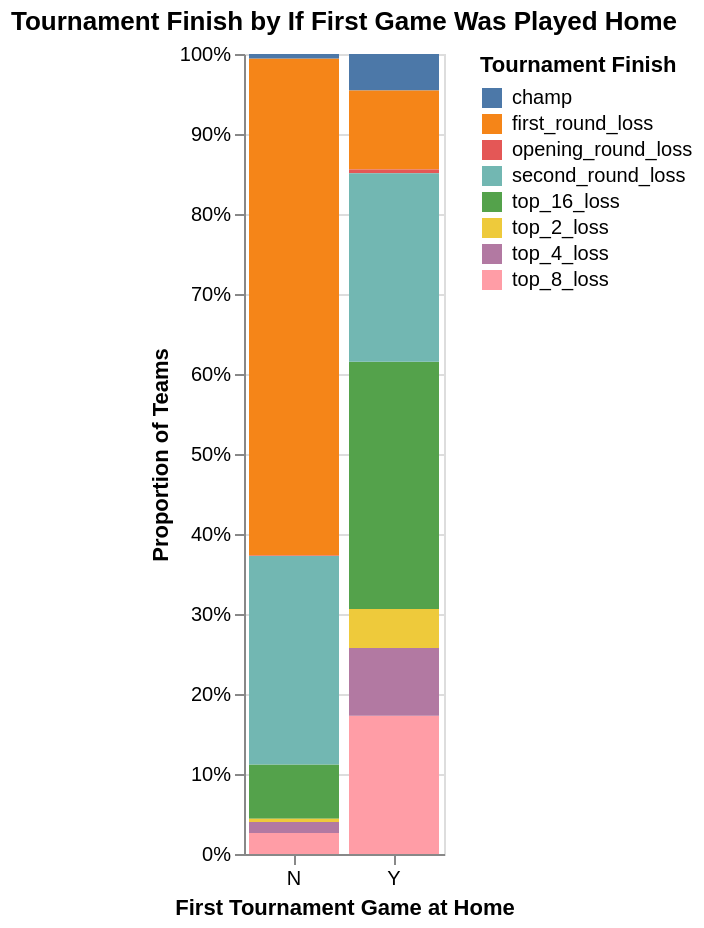

The notebook cell saved with this chart:
### Markdown cell above
Visualization 2: This plot compares tournament finishing positions for teams that played their first game at home and teams that didn't. It shows whether the distribution of finishing positions differ between them. This way, if there is a clear difference, that could indicate something about the relationship between playing the first game at home and the finishing position of the team.

### Code cell
home_finish_plot = alt.Chart(march_madness_tidy).mark_bar().encode(
    x=alt.X('first_game_at_home:N').title('First Tournament Game at Home').axis(labelAngle=0),
    y=alt.Y('count():Q').stack('normalize').title('Proportion of Teams').axis(format='%'),
    color=alt.Color('tourney_finish:N').title('Tournament Finish')
).properties(title='Tournament Finish by If First Game Was Played Home', width=100, height=400)

home_finish_plot

### Figure 1 — Vega-Lite specification as saved in the notebook (floating-point values rounded to 4 significant figures; data arrays with more than 128 entries replaced by an {"elided": "..."} marker saying what was removed)
{"config": {"view": {"continuousWidth": 300, "continuousHeight": 300}}, "data": {"name": "data-2716bb01204a400b69946a0baf050659"}, "mark": {"type": "bar"}, "encoding": {"color": {"field": "tourney_finish", "title": "Tournament Finish", "type": "nominal"}, "x": {"axis": {"labelAngle": 0}, "field": "first_game_at_home", "title": "First Tournament Game at Home", "type": "nominal"}, "y": {"aggregate": "count", "axis": {"format": "%"}, "stack": "normalize", "title": "Proportion of Teams", "type": "quantitative"}}, "height": 400, "title": "Tournament Finish by If First Game Was Played Home", "width": 100, "$schema": "https://vega.github.io/schema/vega-lite/v5.20.1.json", "datasets": {"data-2716bb01204a400b69946a0baf050659": {"elided": "2092 records"}}}
